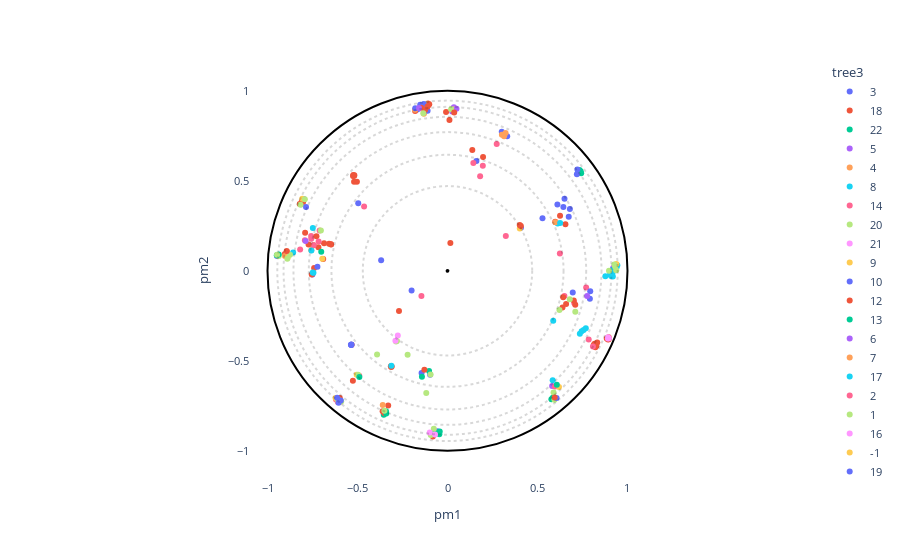

Notebook cell for this chart:
### Markdown cell above
# Projection visualization

### Code cell
# OPTIONS =================================================
title = ""
#----------------------------------------------------------
# Select the coloring from annotation .csv file:
labels_name = "tree3"
# Select classes to label among the "labels_name" or "second_labels_name" column (list of labels):
second_labels_name = ""
labels_text = []
show_text = True
#----------------------------------------------------------
# Use a custom color palette:
color_palette = None #Default: None
use_custom_palette = False
#==========================================================


#Check projection visualization parameters
#Labels name
if labels_name == "" and path_annotation == "dummy_annotation.csv":
    labels_name = "default"
elif labels_name == "":
    labels_name = None
elif labels_name not in annotation_names:
    raise NameError(f"labels_name {labels_name} is not in the availables annotations.\nAvailables annotations: {annotation_names}")
#Second labels name
if second_labels_name == "" and path_annotation == "dummy_annotation.csv":
    second_labels_name = "default"
elif second_labels_name == "":
    second_labels_name = None
elif second_labels_name not in annotation_names:
    raise NameError(f'"second_labels_name" {second_labels_name} is not in the availables annotations.\nAvailables annotations: {annotation_names}')

if not use_custom_palette:
    color_palette = None

#Plot graph
fig = plot_embedding_interactive(df_embedding, 
                                 labels_name = labels_name,
                                 second_labels_name = second_labels_name, 
                                 show_text = show_text,
                                 labels_text = labels_text,
                                 color_palette = color_palette, 
                                 title = title, 
                                 fontsize = 11)
fig.show()

### Figure 1 — Plotly figure (JSON) as saved in the notebook; plotly's stock layout.template omitted (floating-point values rounded to 4 significant figures; data arrays with more than 128 entries replaced by an {"elided": "..."} marker saying what was removed)
{"data": [{"customdata": [[5, 3, 3, 2, "Globin C, coelomic", "Globin", "Caudina arenicola", "Caudina", 2.101, "Echinodermata"], [4, 2, 3, 2, "Hemoglobin", "Hemoglobin", "Hemipholis cordifera", "Hemipholis", 2.327, "Echinodermata"], [4, 2, 3, 2, "Hemoglobin", "Hemoglobin", "Ophiactis simplex", "Ophiactis", 2.22, "Echinodermata"], [4, 2, 3, 2, "Hemoglobin", "Hemoglobin", "Ophiactis simplex", "Ophiactis", 2.262, "Echinodermata"], [-1, -1, 3, 2, "Extracellular globin 1", "Extracellular", "Metaphire sieboldi", "Metaphire", 2.434, "Annelida"]], "hovertemplate": "<b>%{hovertext}</b><br><br>tree3=%{customdata[2]}<br>pm1=%{x}<br>pm2=%{y}<br>tree1=%{customdata[0]}<br>tree2=%{customdata[1]}<br>tree4=%{customdata[3]}<br>full_name=%{customdata[4]}<br>short_name=%{customdata[5]}<br>full_species=%{customdata[6]}<br>short_species=%{customdata[7]}<br>evo_distance=%{customdata[8]}<br>Color_species=%{customdata[9]}<extra></extra>", "hovertext": [3, 3, 3, 3, 3], "legendgroup": "3", "marker": {"color": "#636efa", "symbol": "circle"}, "mode": "markers", "name": "3", "orientation": "v", "showlegend": true, "textposition": "top right", "type": "scatter", "x": [-0.1678, -0.7989, -0.3686, -0.812, -0.9474], "xaxis": "x", "y": [0.896, 0.3992, 0.0582, 0.3693, 0.08273], "yaxis": "y"}, {"customdata": {"elided": "33x10 mixed values"}, "hovertemplate": "<b>%{hovertext}</b><br><br>tree3=%{customdata[2]}<br>pm1=%{x}<br>pm2=%{y}<br>tree1=%{customdata[0]}<br>tree2=%{customdata[1]}<br>tree4=%{customdata[3]}<br>full_name=%{customdata[4]}<br>short_name=%{customdata[5]}<br>full_species=%{customdata[6]}<br>short_species=%{customdata[7]}<br>evo_distance=%{customdata[8]}<br>Color_species=%{customdata[9]}<extra></extra>", "hovertext": [18, 18, 18, 18, 18, 18, 18, 18, 18, 18, 18, 18, 18, 18, 18, 18, 18, 18, 18, 18, 18, 18, 18, 18, 18, 18, 18, 18, 18, 18, 18, 18, 18], "legendgroup": "18", "marker": {"color": "#EF553B", "symbol": "circle"}, "mode": "markers", "name": "18", "orientation": "v", "showlegend": true, "textposition": "top right", "type": "scatter", "x": [-0.6148, 0.827, -0.1479, -0.08137, -0.1084, 0.8219, -0.6859, -0.5325, -0.7172, -0.741, -0.8207, -0.7435, -0.3127, -0.1328, -0.9037, 0.8915, 0.8849, 0.8321, 0.8928, 0.8126, 0.8957, 0.8172, 0.8955, -0.1239, -0.1077, -0.8021, -0.81, -0.3295, 0.6388, 0.6253, -0.1799, -0.3147, -0.3099], "xaxis": "x", "y": [-0.7103, -0.4164, 0.9134, -0.9209, 0.9299, -0.4241, 0.1525, -0.4112, 0.131, 0.01542, 0.3714, 0.1419, -0.5342, 0.9051, 0.09367, -0.3818, -0.3757, -0.3986, -0.3743, -0.4116, -0.3688, -0.4058, -0.3801, 0.9151, 0.918, 0.3816, 0.3838, -0.7477, -0.2041, 0.3056, 0.8875, -0.5303, -0.5317], "yaxis": "y"}, {"customdata": [[-1, 40, 22, 11, "ACYPI007228 protein", "ACYPI007228", "Acyrthosiphon pisum", "Acyrthosiphon", 0.4446, "Arthropoda"], [10, 38, 22, 9, "Hemoglobin T1 polymer", "Hemoglobin", "Artemia salina", "Artemia", 1.847, "Arthropoda"], [10, 38, 22, 9, "Hemoglobin P polymer", "Hemoglobin", "Parartemia zietziana", "Parartemia", 1.919, "Arthropoda"], [11, 38, 22, 9, "Hemoglobin T1 polymer", "Hemoglobin", "Artemia salina", "Artemia", 1.781, "Arthropoda"], [11, 38, 22, 9, "Hemoglobin P polymer", "Hemoglobin", "Parartemia zietziana", "Parartemia", 1.74, "Arthropoda"], [11, 38, 22, 9, "Hemoglobin C1 polymer", "Hemoglobin", "Artemia salina", "Artemia", 1.703, "Arthropoda"], [-1, 38, 22, 9, "Hemoglobin P polymer", "Hemoglobin", "Parartemia zietziana", "Parartemia", 2.089, "Arthropoda"], [-1, 40, 22, 11, "Uncharacterized protein", "Uncharacterized", "Acyrthosiphon pisum", "Acyrthosiphon", 0.9009, "Arthropoda"]], "hovertemplate": "<b>%{hovertext}</b><br><br>tree3=%{customdata[2]}<br>pm1=%{x}<br>pm2=%{y}<br>tree1=%{customdata[0]}<br>tree2=%{customdata[1]}<br>tree4=%{customdata[3]}<br>full_name=%{customdata[4]}<br>short_name=%{customdata[5]}<br>full_species=%{customdata[6]}<br>short_species=%{customdata[7]}<br>evo_distance=%{customdata[8]}<br>Color_species=%{customdata[9]}<extra></extra>", "hovertext": [22, 22, 22, 22, 22, 22, 22, 22], "legendgroup": "22", "marker": {"color": "#00cc96", "symbol": "circle"}, "mode": "markers", "name": "22", "orientation": "v", "showlegend": true, "textposition": "top right", "type": "scatter", "x": [-0.3542, 0.732, 0.7395, 0.7257, 0.7332, 0.7427, 0.5846, 0.5772], "xaxis": "x", "y": [-0.7998, 0.5467, 0.5534, 0.5522, 0.5597, 0.5421, -0.7054, -0.7142], "yaxis": "y"}, {"customdata": [[13, 17, 5, 7, "Uncharacterized protein", "Uncharacterized", "Capitella teleta", "Capitella", 2.144, "Annelida"], [13, 17, 5, 7, "Uncharacterized protein", "Uncharacterized", "Capitella teleta", "Capitella", 2.237, "Annelida"], [-1, 17, 5, 7, "Uncharacterized protein (Fragment)", "Uncharacterized", "Capitella teleta", "Capitella", 2.669, "Annelida"], [-1, 17, 5, 7, "Uncharacterized protein", "Uncharacterized", "Capitella teleta", "Capitella", 2.428, "Annelida"]], "hovertemplate": "<b>%{hovertext}</b><br><br>tree3=%{customdata[2]}<br>pm1=%{x}<br>pm2=%{y}<br>tree1=%{customdata[0]}<br>tree2=%{customdata[1]}<br>tree4=%{customdata[3]}<br>full_name=%{customdata[4]}<br>short_name=%{customdata[5]}<br>full_species=%{customdata[6]}<br>short_species=%{customdata[7]}<br>evo_distance=%{customdata[8]}<br>Color_species=%{customdata[9]}<extra></extra>", "hovertext": [5, 5, 5, 5], "legendgroup": "5", "marker": {"color": "#ab63fa", "symbol": "circle"}, "mode": "markers", "name": "5", "orientation": "v", "showlegend": true, "textposition": "top right", "type": "scatter", "x": [-0.08573, 0.9207, 0.03528, 0.5813], "xaxis": "x", "y": [-0.9044, 0.01681, 0.9084, -0.6398], "yaxis": "y"}, {"customdata": [[-1, -1, 4, 7, "Uncharacterized protein", "Uncharacterized", "Capitella teleta", "Capitella", 2.502, "Annelida"], [-1, 7, 4, 7, "Cytoglobin 2", "Cytoglobin", "Crassostrea gigas", "Crassostrea", 2.349, "Mollusca"], [-1, 7, 4, 7, "Uncharacterized protein", "Uncharacterized", "Lottia gigantea", "Lottia", 2.433, "Mollusca"], [12, 6, 4, 7, "Protein CBR GLB 7", "Protein", "Caenorhabditis briggsae", "Caenorhabditis", 3.016, "Nematoda"], [12, 6, 4, 7, "Uncharacterized protein", "Uncharacterized", "Haemonchus placei", "Haemonchus", 3.29, "Nematoda"], [-1, 6, 4, 7, "Cre glb 30 protein", "Cre", "Ascaris suum", "Ascaris", 3.176, "Nematoda"], [-1, -1, 4, 7, "Globin like protein 26", "Globin", "Trichinella pseudospiralis", "Trichinella", 3.038, "Nematoda"], [-1, 6, 4, 7, "Uncharacterized protein", "Uncharacterized", "Ancylostoma ceylanicum", "Ancylostoma", 3.207, "Nematoda"]], "hovertemplate": "<b>%{hovertext}</b><br><br>tree3=%{customdata[2]}<br>pm1=%{x}<br>pm2=%{y}<br>tree1=%{customdata[0]}<br>tree2=%{customdata[1]}<br>tree4=%{customdata[3]}<br>full_name=%{customdata[4]}<br>short_name=%{customdata[5]}<br>full_species=%{customdata[6]}<br>short_species=%{customdata[7]}<br>evo_distance=%{customdata[8]}<br>Color_species=%{customdata[9]}<extra></extra>", "hovertext": [4, 4, 4, 4, 4, 4, 4, 4], "legendgroup": "4", "marker": {"color": "#FFA15A", "symbol": "circle"}, "mode": "markers", "name": "4", "orientation": "v", "showlegend": true, "textposition": "top right", "type": "scatter", "x": [-0.3599, -0.9457, -0.1805, -0.7569, -0.1312, -0.129, -0.891, -0.9031], "xaxis": "x", "y": [-0.7455, 0.08608, 0.8952, 0.1135, 0.8727, 0.8808, 0.1044, 0.08244], "yaxis": "y"}, {"customdata": {"elided": "15x10 mixed values"}, "hovertemplate": "<b>%{hovertext}</b><br><br>tree3=%{customdata[2]}<br>pm1=%{x}<br>pm2=%{y}<br>tree1=%{customdata[0]}<br>tree2=%{customdata[1]}<br>tree4=%{customdata[3]}<br>full_name=%{customdata[4]}<br>short_name=%{customdata[5]}<br>full_species=%{customdata[6]}<br>short_species=%{customdata[7]}<br>evo_distance=%{customdata[8]}<br>Color_species=%{customdata[9]}<extra></extra>", "hovertext": [8, 8, 8, 8, 8, 8, 8, 8, 8, 8, 8, 8, 8, 8, 8], "legendgroup": "8", "marker": {"color": "#19d3f3", "symbol": "circle"}, "mode": "markers", "name": "8", "orientation": "v", "showlegend": true, "textposition": "top right", "type": "scatter", "x": [0.6121, 0.9392, 0.7353, 0.7453, 0.7562, 0.7683, 0.9167, 0.9087, 0.9342, 0.877, 0.9186, 0.9029, 0.9437, 0.9161, -0.3118], "xaxis": "x", "y": [0.2628, 0.01895, -0.3492, -0.3365, -0.3288, -0.3198, -0.01281, -0.02951, 0.02844, -0.03, -0.03103, -0.0191, 0.0311, 0.004005, -0.5282], "yaxis": "y"}, {"customdata": [[-1, 23, 14, 6, "Globin", "Globin", "Branchiostoma floridae", "Branchiostoma", 2.133, "Chordata"], [34, 23, 14, 6, "Globin", "Globin", "Branchiostoma floridae", "Branchiostoma", 2.166, "Chordata"], [33, 24, 14, 6, "Uncharacterized protein", "Uncharacterized", "Ciona savignyi", "Ciona", 2.805, "Chordata"], [33, 24, 14, 6, "Uncharacterized protein", "Uncharacterized", "Ciona intestinalis", "Ciona", 2.811, "Chordata"], [33, 24, 14, 6, "Globin", "Globin", "Ciona intestinalis", "Ciona", 2.838, "Chordata"], [33, 24, 14, 6, "Uncharacterized protein", "Uncharacterized", "Ciona savignyi", "Ciona", 2.966, "Chordata"], [35, 24, 14, 6, "Uncharacterized protein", "Uncharacterized", "Ciona savignyi", "Ciona", 2.658, "Chordata"], [35, 24, 14, 6, "Globin", "Globin", "Ciona intestinalis", "Ciona", 2.609, "Chordata"], [34, 23, 14, 6, "Putative uncharacterized protein", "Putative", "Branchiostoma floridae", "Branchiostoma", 2.38, "Chordata"], [34, 23, 14, 6, "Putative uncharacterized protein", "Putative", "Branchiostoma floridae", "Branchiostoma", 2.388, "Chordata"], [-1, -1, 14, 6, "Neuroglobin like protein", "Neuroglobin", "Saccoglossus kowalevskii", "Saccoglossus", 2.36, "Hemichordata"], [-1, 24, 14, 6, "Globin", "Globin", "Ciona intestinalis", "Ciona", 3.129, "Chordata"]], "hovertemplate": "<b>%{hovertext}</b><br><br>tree3=%{customdata[2]}<br>pm1=%{x}<br>pm2=%{y}<br>tree1=%{customdata[0]}<br>tree2=%{customdata[1]}<br>tree4=%{customdata[3]}<br>full_name=%{customdata[4]}<br>short_name=%{customdata[5]}<br>full_species=%{customdata[6]}<br>short_species=%{customdata[7]}<br>evo_distance=%{customdata[8]}<br>Color_species=%{customdata[9]}<extra></extra>", "hovertext": [14, 14, 14, 14, 14, 14, 14, 14, 14, 14, 14, 14], "legendgroup": "14", "marker": {"color": "#FF6692", "symbol": "circle"}, "mode": "markers", "name": "14", "orientation": "v", "showlegend": true, "textposition": "top right", "type": "scatter", "x": [-0.6195, -0.1449, -0.7576, -0.7569, -0.7923, -0.7436, 0.6242, 0.704, 0.6495, 0.7703, -0.6093, 0.5973], "xaxis": "x", "y": [-0.7145, -0.1396, 0.1935, 0.1778, 0.1701, 0.1419, 0.09558, -0.1784, -0.1395, -0.09316, -0.7291, -0.6433], "yaxis": "y"}, {"customdata": [[-1, 39, 20, 10, "Uncharacterized protein", "Uncharacterized", "Strongylocentrotus purpuratus", "Strongylocentrotus", 1.753, "Echinodermata"], [-1, 39, 20, 7, "Putative uncharacterized protein", "Putative", "Branchiostoma floridae", "Branchiostoma", 1.933, "Chordata"], [-1, -1, 20, 7, "Putative uncharacterized protein", "Putative", "Trichoplax adhaerens", "Trichoplax", 2.316, "Placozoa"], [23, 16, 20, 7, "Uncharacterized protein", "Uncharacterized", "Arion vulgaris", "Arion", 2.609, "Mollusca"], [-1, 16, 20, 7, "Uncharacterized protein", "Uncharacterized", "Lottia gigantea", "Lottia", 2.73, "Mollusca"], [23, 16, 20, 7, "Cytoglobin 1", "Cytoglobin", "Crassostrea gigas", "Crassostrea", 2.855, "Mollusca"], [23, 16, 20, 7, "Uncharacterized protein", "Uncharacterized", "Lottia gigantea", "Lottia", 2.731, "Mollusca"]], "hovertemplate": "<b>%{hovertext}</b><br><br>tree3=%{customdata[2]}<br>pm1=%{x}<br>pm2=%{y}<br>tree1=%{customdata[0]}<br>tree2=%{customdata[1]}<br>tree4=%{customdata[3]}<br>full_name=%{customdata[4]}<br>short_name=%{customdata[5]}<br>full_species=%{customdata[6]}<br>short_species=%{customdata[7]}<br>evo_distance=%{customdata[8]}<br>Color_species=%{customdata[9]}<extra></extra>", "hovertext": [20, 20, 20, 20, 20, 20, 20], "legendgroup": "20", "marker": {"color": "#B6E880", "symbol": "circle"}, "mode": "markers", "name": "20", "orientation": "v", "showlegend": true, "textposition": "top right", "type": "scatter", "x": [0.5942, -0.1173, -0.9376, -0.2859, -0.2808, 0.71, 0.5891], "xaxis": "x", "y": [-0.716, 0.9243, 0.08174, -0.3923, -0.3904, -0.2271, -0.6763], "yaxis": "y"}, {"customdata": [[-1, 37, 21, 10, "Uncharacterized protein", "Uncharacterized", "Lutzomyia longipalpis", "Lutzomyia", 1.946, "Arthropoda"], [47, 36, 21, 10, "Putative hemoglobin like flavoprotein (Fragment)", "Hemoglobin", "Rhodnius neglectus", "Rhodnius", 1.846, "Arthropoda"], [47, 36, 21, 10, "Putative hemoglobin like flavoprotein (Fragment)", "Hemoglobin", "Triatoma infestans", "Triatoma", 1.904, "Arthropoda"], [-1, 37, 21, 10, "Uncharacterized protein", "Uncharacterized", "Glossina morsitans", "Glossina", 2.019, "Arthropoda"]], "hovertemplate": "<b>%{hovertext}</b><br><br>tree3=%{customdata[2]}<br>pm1=%{x}<br>pm2=%{y}<br>tree1=%{customdata[0]}<br>tree2=%{customdata[1]}<br>tree4=%{customdata[3]}<br>full_name=%{customdata[4]}<br>short_name=%{customdata[5]}<br>full_species=%{customdata[6]}<br>short_species=%{customdata[7]}<br>evo_distance=%{customdata[8]}<br>Color_species=%{customdata[9]}<extra></extra>", "hovertext": [21, 21, 21, 21], "legendgroup": "21", "marker": {"color": "#FF97FF", "symbol": "circle"}, "mode": "markers", "name": "21", "orientation": "v", "showlegend": true, "textposition": "top right", "type": "scatter", "x": [0.8963, 0.8914, 0.8912, -0.1376], "xaxis": "x", "y": [-0.3748, -0.3695, -0.3765, 0.8958], "yaxis": "y"}, {"customdata": [[-1, -1, 9, 3, "Uncharacterized protein", "Uncharacterized", "Amphimedon queenslandica", "Amphimedon", 2.522, "Porifera"], [14, 10, 9, 3, "Uncharacterized protein", "Uncharacterized", "Strongylocentrotus purpuratus", "Strongylocentrotus", 2.654, "Echinodermata"], [-1, -1, 9, 3, "Uncharacterized protein", "Uncharacterized", "Micromonas commoda", "Micromonas", 2.71, "Viridiplantae"], [14, 10, 9, 3, "Uncharacterized protein", "Uncharacterized", "Strongylocentrotus purpuratus", "Strongylocentrotus", 2.587, "Echinodermata"], [-1, 10, 9, 3, "Uncharacterized protein", "Uncharacterized", "Strongylocentrotus purpuratus", "Strongylocentrotus", 2.519, "Echinodermata"], [14, 10, 9, 3, "Uncharacterized protein", "Uncharacterized", "Strongylocentrotus purpuratus", "Strongylocentrotus", 2.276, "Echinodermata"], [14, 10, 9, 3, "Uncharacterized protein", "Uncharacterized", "Strongylocentrotus purpuratus", "Strongylocentrotus", 2.867, "Echinodermata"]], "hovertemplate": "<b>%{hovertext}</b><br><br>tree3=%{customdata[2]}<br>pm1=%{x}<br>pm2=%{y}<br>tree1=%{customdata[0]}<br>tree2=%{customdata[1]}<br>tree4=%{customdata[3]}<br>full_name=%{customdata[4]}<br>short_name=%{customdata[5]}<br>full_species=%{customdata[6]}<br>short_species=%{customdata[7]}<br>evo_distance=%{customdata[8]}<br>Color_species=%{customdata[9]}<extra></extra>", "hovertext": [9, 9, 9, 9, 9, 9, 9], "legendgroup": "9", "marker": {"color": "#FECB52", "symbol": "circle"}, "mode": "markers", "name": "9", "orientation": "v", "showlegend": true, "textposition": "top right", "type": "scatter", "x": [0.03997, 0.9384, 0.6194, -0.5044, -0.8067, -0.6219, -0.8883], "xaxis": "x", "y": [0.8978, 0.03816, -0.6453, -0.578, 0.4005, -0.706, 0.07385], "yaxis": "y"}, {"customdata": {"elided": "31x10 mixed values"}, "hovertemplate": "<b>%{hovertext}</b><br><br>tree3=%{customdata[2]}<br>pm1=%{x}<br>pm2=%{y}<br>tree1=%{customdata[0]}<br>tree2=%{customdata[1]}<br>tree4=%{customdata[3]}<br>full_name=%{customdata[4]}<br>short_name=%{customdata[5]}<br>full_species=%{customdata[6]}<br>short_species=%{customdata[7]}<br>evo_distance=%{customdata[8]}<br>Color_species=%{customdata[9]}<extra></extra>", "hovertext": [10, 10, 10, 10, 10, 10, 10, 10, 10, 10, 10, 10, 10, 10, 10, 10, 10, 10, 10, 10, 10, 10, 10, 10, 10, 10, 10, 10, 10, 10, 10], "legendgroup": "10", "marker": {"color": "#636efa", "symbol": "circle"}, "mode": "markers", "name": "10", "orientation": "v", "showlegend": true, "textposition": "top right", "type": "scatter", "x": [0.65, -0.4959, 0.791, 0.1606, 0.4081, 0.7217, 0.6106, -0.1315, 0.3318, 0.3014, -0.5343, -0.1516, -0.5365, -0.534, -0.5347, -0.1995, 0.6436, 0.6736, 0.5278, 0.6799, -0.7227, -0.7503, -0.786, -0.09645, -0.05575, -0.144, 0.793, -0.1793, 0.7188, 0.6059, -0.1106], "xaxis": "x", "y": [0.4002, 0.3759, -0.1556, 0.6101, 0.2388, 0.5633, 0.3678, 0.9268, 0.747, 0.7724, -0.4111, 0.9229, -0.4105, -0.4093, -0.4126, -0.1091, 0.3542, 0.2998, 0.2921, 0.3432, 0.02316, -0.02098, 0.3546, -0.5774, -0.8916, -0.5677, -0.1133, 0.9033, 0.5358, -0.7064, 0.889], "yaxis": "y"}, {"customdata": {"elided": "36x10 mixed values"}, "hovertemplate": "<b>%{hovertext}</b><br><br>tree3=%{customdata[2]}<br>pm1=%{x}<br>pm2=%{y}<br>tree1=%{customdata[0]}<br>tree2=%{customdata[1]}<br>tree4=%{customdata[3]}<br>full_name=%{customdata[4]}<br>short_name=%{customdata[5]}<br>full_species=%{customdata[6]}<br>short_species=%{customdata[7]}<br>evo_distance=%{customdata[8]}<br>Color_species=%{customdata[9]}<extra></extra>", "hovertext": [12, 12, 12, 12, 12, 12, 12, 12, 12, 12, 12, 12, 12, 12, 12, 12, 12, 12, 12, 12, 12, 12, 12, 12, 12, 12, 12, 12, 12, 12, 12, 12, 12, 12, 12, 12], "legendgroup": "12", "marker": {"color": "#EF553B", "symbol": "circle"}, "mode": "markers", "name": "12", "orientation": "v", "showlegend": true, "textposition": "top right", "type": "scatter", "x": [-0.1118, -0.1248, 0.1975, -0.1462, 0.5951, 0.0109, -0.007971, -0.2695, -0.647, -0.6579, -0.6469, -0.3604, -0.5256, 0.6589, -0.7911, 0.6426, 0.1378, 0.6551, 0.5986, -0.1014, -0.5232, -0.5175, -0.5249, -0.5033, -0.5191, 0.7017, -0.6907, -0.728, -0.5198, 0.01592, -0.7719, -0.7541, -0.3514, 0.7098, -0.5982, -0.5987], "xaxis": "x", "y": [0.9117, 0.8938, 0.6318, 0.9064, -0.7039, 0.8384, 0.8818, -0.2236, 0.148, 0.1503, 0.1455, -0.7797, -0.6105, -0.1849, 0.2112, -0.1473, 0.6706, 0.2593, 0.2731, 0.9251, 0.5322, 0.5307, 0.5272, 0.4952, 0.4954, -0.1647, 0.0659, 0.1925, 0.5267, 0.1549, 0.1464, -0.02024, -0.7899, -0.1892, -0.7069, -0.7276], "yaxis": "y"}, {"customdata": [[-1, 18, 13, 5, "Uncharacterized protein", "Uncharacterized", "Lepisosteus oculatus", "Lepisosteus", 2.353, "Chordata"], [27, 19, 13, 5, "Hemoglobin subunit alpha", "Hemoglobin", "Cavia porcellus", "Cavia", 2.682, "Chordata"], [27, 19, 13, 5, "Hemoglobin subunit alpha 2", "Hemoglobin", "Scalopus aquaticus", "Scalopus", 2.595, "Chordata"], [26, 19, 13, 5, "Uncharacterized protein", "Uncharacterized", "Neotoma lepida", "Neotoma", 2.638, "Chordata"], [25, 18, 13, 5, "Globin Y", "Globin", "Callorhinchus milii", "Callorhinchus", 2.515, "Chordata"], [25, 18, 13, 5, "Uncharacterized protein", "Uncharacterized", "Latimeria chalumnae", "Latimeria", 2.299, "Chordata"], [24, 18, 13, 5, "Uncharacterized protein", "Uncharacterized", "Xenopus tropicalis", "Xenopus", 2.514, "Chordata"], [24, 18, 13, 5, "Globin Y", "Globin", "Xenopus laevis", "Xenopus", 2.456, "Chordata"], [-1, 18, 13, 5, "Uncharacterized protein", "Uncharacterized", "Pelodiscus sinensis", "Pelodiscus", 2.698, "Chordata"], [26, 19, 13, 5, "Hemoglobin subunit rho", "Hemoglobin", "Alligator mississippiensis", "Alligator", 2.984, "Chordata"], [26, 19, 13, 5, "Uncharacterized protein", "Uncharacterized", "Nomascus leucogenys", "Nomascus", 2.77, "Chordata"]], "hovertemplate": "<b>%{hovertext}</b><br><br>tree3=%{customdata[2]}<br>pm1=%{x}<br>pm2=%{y}<br>tree1=%{customdata[0]}<br>tree2=%{customdata[1]}<br>tree4=%{customdata[3]}<br>full_name=%{customdata[4]}<br>short_name=%{customdata[5]}<br>full_species=%{customdata[6]}<br>short_species=%{customdata[7]}<br>evo_distance=%{customdata[8]}<br>Color_species=%{customdata[9]}<extra></extra>", "hovertext": [13, 13, 13, 13, 13, 13, 13, 13, 13, 13, 13], "legendgroup": "13", "marker": {"color": "#00cc96", "symbol": "circle"}, "mode": "markers", "name": "13", "orientation": "v", "showlegend": true, "textposition": "top right", "type": "scatter", "x": [-0.9376, -0.142, -0.1024, -0.05982, -0.3404, -0.07914, -0.3416, -0.0432, -0.0454, 0.6074, -0.9484], "xaxis": "x", "y": [0.09065, -0.5883, -0.5568, -0.9017, -0.7932, -0.8988, -0.7804, -0.8934, -0.9082, -0.6334, 0.08646], "yaxis": "y"}, {"customdata": [[-1, -1, 6, 3, "Globin", "Globin", "Gemmatirosa kalamazoonesis", "Gemmatirosa", 2.905, "Bacteria"], [-1, 9, 6, 3, "Globin", "Globin", "Gemmatirosa kalamazoonesis", "Gemmatirosa", 3.007, "Bacteria"], [-1, 9, 6, 3, "Hemin receptor", "Hemin", "Halothiobacillus sp.", "Halothiobacillus", 2.535, "Bacteria"], [15, 8, 6, 3, "ARAD1D45562p", "ARAD1D45562p", "Blastobotrys adeninivorans", "Blastobotrys", 3.652, "Fungi"], [15, 8, 6, 3, "CYFA0S05e02454g1_1", "CYFA0S05e02454g1_1", "Cyberlindnera fabianii", "Cyberlindnera", 4.119, "Fungi"]], "hovertemplate": "<b>%{hovertext}</b><br><br>tree3=%{customdata[2]}<br>pm1=%{x}<br>pm2=%{y}<br>tree1=%{customdata[0]}<br>tree2=%{customdata[1]}<br>tree4=%{customdata[3]}<br>full_name=%{customdata[4]}<br>short_name=%{customdata[5]}<br>full_species=%{customdata[6]}<br>short_species=%{customdata[7]}<br>evo_distance=%{customdata[8]}<br>Color_species=%{customdata[9]}<extra></extra>", "hovertext": [6, 6, 6, 6, 6], "legendgroup": "6", "marker": {"color": "#ab63fa", "symbol": "circle"}, "mode": "markers", "name": "6", "orientation": "v", "showlegend": true, "textposition": "top right", "type": "scatter", "x": [-0.7886, 0.04994, 0.7758, 0.02569, -0.1586], "xaxis": "x", "y": [0.1661, 0.9, -0.1407, 0.8855, 0.9051], "yaxis": "y"}, {"customdata": [[-1, 15, 7, 4, "Predicted protein", "Predicted", "Nematostella vectensis", "Nematostella", 3.063, "Cnidaria"], [20, 15, 7, 4, "Predicted protein", "Predicted", "Nematostella vectensis", "Nematostella", 2.696, "Cnidaria"], [-1, 15, 7, 4, "Predicted protein", "Predicted", "Nematostella vectensis", "Nematostella", 2.747, "Cnidaria"], [20, 15, 7, 4, "Predicted protein", "Predicted", "Nematostella vectensis", "Nematostella", 2.467, "Cnidaria"]], "hovertemplate": "<b>%{hovertext}</b><br><br>tree3=%{customdata[2]}<br>pm1=%{x}<br>pm2=%{y}<br>tree1=%{customdata[0]}<br>tree2=%{customdata[1]}<br>tree4=%{customdata[3]}<br>full_name=%{customdata[4]}<br>short_name=%{customdata[5]}<br>full_species=%{customdata[6]}<br>short_species=%{customdata[7]}<br>evo_distance=%{customdata[8]}<br>Color_species=%{customdata[9]}<extra></extra>", "hovertext": [7, 7, 7, 7], "legendgroup": "7", "marker": {"color": "#FFA15A", "symbol": "circle"}, "mode": "markers", "name": "7", "orientation": "v", "showlegend": true, "textposition": "top right", "type": "scatter", "x": [0.5998, 0.3022, 0.3227, 0.3143], "xaxis": "x", "y": [0.2696, 0.7562, 0.7655, 0.7471], "yaxis": "y"}, {"customdata": [[43, 31, 17, 10, "Globin 2 A chain", "Globin", "Anadara inaequivalvis", "Anadara", 2.939, "Mollusca"], [-1, -1, 17, 10, "Nerve hemoglobin", "Hemoglobin", "Spisula solidissima", "Spisula", 2.929, "Mollusca"], [-1, 31, 17, 10, "Hemoglobin (Heterodimeric)", "Hemoglobin", "Barbatia virescens", "Barbatia", 2.81, "Mollusca"], [43, 31, 17, 10, "Globin, minor", "Globin,", "Anadara trapezia", "Anadara", 3.279, "Mollusca"], [43, 31, 17, 10, "Globin 2 B chain", "Globin", "Anadara inaequivalvis", "Anadara", 3.138, "Mollusca"], [-1, -1, 17, 10, "Hemoglobin II", "Hemoglobin", "Phacoides pectinatus", "Phacoides", 2.946, "Mollusca"], [44, 30, 17, 10, "Two domain chain of the polymeric hemoglobin (Intracellular)", "Hemoglobin", "Barbatia lima", "Barbatia", 2.721, "Mollusca"], [44, 30, 17, 10, "Hemoglobin (2 domain)", "Hemoglobin", "Barbatia lima", "Barbatia", 2.732, "Mollusca"]], "hovertemplate": "<b>%{hovertext}</b><br><br>tree3=%{customdata[2]}<br>pm1=%{x}<br>pm2=%{y}<br>tree1=%{customdata[0]}<br>tree2=%{customdata[1]}<br>tree4=%{customdata[3]}<br>full_name=%{customdata[4]}<br>short_name=%{customdata[5]}<br>full_species=%{customdata[6]}<br>short_species=%{customdata[7]}<br>evo_distance=%{customdata[8]}<br>Color_species=%{customdata[9]}<extra></extra>", "hovertext": [17, 17, 17, 17, 17, 17, 17, 17], "legendgroup": "17", "marker": {"color": "#19d3f3", "symbol": "circle"}, "mode": "markers", "name": "17", "orientation": "v", "showlegend": true, "textposition": "top right", "type": "scatter", "x": [-0.7447, -0.7489, -0.7562, -0.7482, -0.8577, 0.6258, 0.5842, 0.5874], "xaxis": "x", "y": [-0.01083, -0.009368, 0.1129, 0.2379, 0.1022, 0.2655, -0.6083, -0.277], "yaxis": "y"}, {"customdata": [[2, 1, 2, 1, "Globin 2", "Globin", "Chironomus riparius", "Chironomus", 2.7, "Arthropoda"], [1, 1, 2, 1, "Globin", "Globin", "Polypedilum nubifer", "Polypedilum", 2.361, "Arthropoda"], [1, 1, 2, 1, "Globin", "Globin", "Polypedilum vanderplanki", "Polypedilum", 2.438, "Arthropoda"], [3, 1, 2, 1, "Globin", "Globin", "Polypedilum vanderplanki", "Polypedilum", 2.218, "Arthropoda"], [2, 1, 2, 1, "Globin", "Globin", "Polypedilum nubifer", "Polypedilum", 2.475, "Arthropoda"], [3, 1, 2, 1, "Globin", "Globin", "Polypedilum nubifer", "Polypedilum", 2.358, "Arthropoda"], [3, 1, 2, 1, "Globin", "Globin", "Polypedilum vanderplanki", "Polypedilum", 2.284, "Arthropoda"], [3, 1, 2, 1, "Globin 11", "Globin", "Chironomus riparius", "Chironomus", 2.3, "Arthropoda"], [1, 1, 2, 1, "ORF E protein", "ORF", "Chironomus tentans", "Chironomus", 2.859, "Arthropoda"], [1, 1, 2, 1, "Globin", "Globin", "Polypedilum nubifer", "Polypedilum", 2.567, "Arthropoda"], [1, 1, 2, 1, "Globin", "Globin", "Polypedilum nubifer", "Polypedilum", 2.577, "Arthropoda"], [-1, -1, 2, 1, "Globin", "Globin", "Nerita albicilla", "Nerita", 2.087, "Mollusca"]], "hovertemplate": "<b>%{hovertext}</b><br><br>tree3=%{customdata[2]}<br>pm1=%{x}<br>pm2=%{y}<br>tree1=%{customdata[0]}<br>tree2=%{customdata[1]}<br>tree4=%{customdata[3]}<br>full_name=%{customdata[4]}<br>short_name=%{customdata[5]}<br>full_species=%{customdata[6]}<br>short_species=%{customdata[7]}<br>evo_distance=%{customdata[8]}<br>Color_species=%{customdata[9]}<extra></extra>", "hovertext": [2, 2, 2, 2, 2, 2, 2, 2, 2, 2, 2, 2], "legendgroup": "2", "marker": {"color": "#FF6692", "symbol": "circle"}, "mode": "markers", "name": "2", "orientation": "v", "showlegend": true, "textposition": "top right", "type": "scatter", "x": [-0.8186, -0.7159, -0.7105, -0.4634, 0.1812, 0.2734, 0.8081, 0.7844, 0.1962, -0.4903, 0.1436, 0.324], "xaxis": "x", "y": [0.1185, 0.1631, 0.2245, 0.3568, 0.5253, 0.7052, -0.4204, -0.3814, 0.5832, -0.5825, 0.5989, 0.1929], "yaxis": "y"}, {"customdata": {"elided": "24x10 mixed values"}, "hovertemplate": "<b>%{hovertext}</b><br><br>tree3=%{customdata[2]}<br>pm1=%{x}<br>pm2=%{y}<br>tree1=%{customdata[0]}<br>tree2=%{customdata[1]}<br>tree4=%{customdata[3]}<br>full_name=%{customdata[4]}<br>short_name=%{customdata[5]}<br>full_species=%{customdata[6]}<br>short_species=%{customdata[7]}<br>evo_distance=%{customdata[8]}<br>Color_species=%{customdata[9]}<extra></extra>", "hovertext": [1, 1, 1, 1, 1, 1, 1, 1, 1, 1, 1, 1, 1, 1, 1, 1, 1, 1, 1, 1, 1, 1, 1, 1], "legendgroup": "1", "marker": {"color": "#B6E880", "symbol": "circle"}, "mode": "markers", "name": "1", "orientation": "v", "showlegend": true, "textposition": "top right", "type": "scatter", "x": [-0.8165, -0.7927, -0.7035, -0.09397, -0.09309, -0.3507, -0.2217, -0.118, -0.07602, -0.3913, 0.6793, 0.8973, 0.9373, 0.9306, -0.4965, 0.9269, -0.9471, -0.8899, -0.5905, -0.6091, -0.8749, 0.02031, 0.6219, -0.1346], "xaxis": "x", "y": [0.3666, 0.3981, 0.2234, -0.5756, -0.9127, -0.7778, -0.466, -0.6788, -0.8779, -0.4646, -0.1584, -6.017e-05, 0.003347, 0.02367, -0.5781, 0.03531, 0.08976, 0.06743, -0.7254, -0.7188, 0.0888, 0.8972, -0.2178, 0.8749], "yaxis": "y"}, {"customdata": [[42, 32, 16, 10, "Globin", "Globin", "Nassarius mutabilis", "Nassarius", 2.693, "Mollusca"], [41, 32, 16, 10, "Uncharacterized protein", "Uncharacterized", "Lottia gigantea", "Lottia", 2.31, "Mollusca"], [41, 32, 16, 10, "Uncharacterized protein", "Uncharacterized", "Lottia gigantea", "Lottia", 2.327, "Mollusca"], [42, 32, 16, 10, "Globin", "Globin", "Cerithidea rhizophorarum", "Cerithidea", 2.814, "Mollusca"]], "hovertemplate": "<b>%{hovertext}</b><br><br>tree3=%{customdata[2]}<br>pm1=%{x}<br>pm2=%{y}<br>tree1=%{customdata[0]}<br>tree2=%{customdata[1]}<br>tree4=%{customdata[3]}<br>full_name=%{customdata[4]}<br>short_name=%{customdata[5]}<br>full_species=%{customdata[6]}<br>short_species=%{customdata[7]}<br>evo_distance=%{customdata[8]}<br>Color_species=%{customdata[9]}<extra></extra>", "hovertext": [16, 16, 16, 16], "legendgroup": "16", "marker": {"color": "#FF97FF", "symbol": "circle"}, "mode": "markers", "name": "16", "orientation": "v", "showlegend": true, "textposition": "top right", "type": "scatter", "x": [-0.06921, -0.09871, -0.2893, -0.276], "xaxis": "x", "y": [-0.909, -0.8985, -0.389, -0.3601], "yaxis": "y"}, {"customdata": [[-1, -1, -1, 8, "Globin (Fragment)", "Globin", "Operophtera brumata", "Operophtera", 2.592, "Arthropoda"], [-1, -1, -1, 3, "Predicted protein", "Predicted", "Nematostella vectensis", "Nematostella", 3.137, "Cnidaria"], [-1, -1, -1, 2, "Putative di domain hemoglobin (Fragment)", "Hemoglobin", "Daphnia magna", "Daphnia", 2.525, "Arthropoda"]], "hovertemplate": "<b>%{hovertext}</b><br><br>tree3=%{customdata[2]}<br>pm1=%{x}<br>pm2=%{y}<br>tree1=%{customdata[0]}<br>tree2=%{customdata[1]}<br>tree4=%{customdata[3]}<br>full_name=%{customdata[4]}<br>short_name=%{customdata[5]}<br>full_species=%{customdata[6]}<br>short_species=%{customdata[7]}<br>evo_distance=%{customdata[8]}<br>Color_species=%{customdata[9]}<extra></extra>", "hovertext": [-1, -1, -1], "legendgroup": "-1", "marker": {"color": "#FECB52", "symbol": "circle"}, "mode": "markers", "name": "-1", "orientation": "v", "showlegend": true, "textposition": "top right", "type": "scatter", "x": [-0.6035, -0.6956, 0.4015], "xaxis": "x", "y": [-0.7185, 0.06668, 0.2347], "yaxis": "y"}, {"customdata": [[46, 35, 19, 10, "Globin", "Globin", "Ancylostoma ceylanicum", "Ancylostoma", 2.23, "Nematoda"], [46, 35, 19, 10, "Uncharacterized protein", "Uncharacterized", "Angiostrongylus costaricensis", "Angiostrongylus", 2.134, "Nematoda"], [46, 35, 19, 10, "Globin", "Globin", "Necator americanus", "Necator", 2.352, "Nematoda"], [-1, -1, 19, 10, "Cytoglobin1like [Saccoglossus kowalevskii]", "Cytoglobin", "Lepeophtheirus salmonis", "Lepeophtheirus", 2.176, "Arthropoda"]], "hovertemplate": "<b>%{hovertext}</b><br><br>tree3=%{customdata[2]}<br>pm1=%{x}<br>pm2=%{y}<br>tree1=%{customdata[0]}<br>tree2=%{customdata[1]}<br>tree4=%{customdata[3]}<br>full_name=%{customdata[4]}<br>short_name=%{customdata[5]}<br>full_species=%{customdata[6]}<br>short_species=%{customdata[7]}<br>evo_distance=%{customdata[8]}<br>Color_species=%{customdata[9]}<extra></extra>", "hovertext": [19, 19, 19, 19], "legendgroup": "19", "marker": {"color": "#636efa", "symbol": "circle"}, "mode": "markers", "name": "19", "orientation": "v", "showlegend": true, "textposition": "top right", "type": "scatter", "x": [-0.5931, -0.6133, -0.6052, 0.6959], "xaxis": "x", "y": [-0.7202, -0.7052, -0.7326, -0.1212], "yaxis": "y"}, {"customdata": [[32, 22, 11, 5, "Hemoglobin (Fragment)", "Hemoglobin", "Biomphalaria glabrata", "Biomphalaria", 3.485, "Mollusca"], [32, 22, 11, 5, "Uncharacterized protein", "Uncharacterized", "Biomphalaria glabrata", "Biomphalaria", 3.638, "Mollusca"], [32, 22, 11, 5, "Uncharacterized protein", "Uncharacterized", "Biomphalaria glabrata", "Biomphalaria", 3.384, "Mollusca"], [32, 22, 11, 5, "Haemoglobin type 1", "Hemoglobin", "Biomphalaria glabrata", "Biomphalaria", 3.532, "Mollusca"], [32, 22, 11, 5, "Uncharacterized protein", "Uncharacterized", "Biomphalaria glabrata", "Biomphalaria", 3.615, "Mollusca"]], "hovertemplate": "<b>%{hovertext}</b><br><br>tree3=%{customdata[2]}<br>pm1=%{x}<br>pm2=%{y}<br>tree1=%{customdata[0]}<br>tree2=%{customdata[1]}<br>tree4=%{customdata[3]}<br>full_name=%{customdata[4]}<br>short_name=%{customdata[5]}<br>full_species=%{customdata[6]}<br>short_species=%{customdata[7]}<br>evo_distance=%{customdata[8]}<br>Color_species=%{customdata[9]}<extra></extra>", "hovertext": [11, 11, 11, 11, 11], "legendgroup": "11", "marker": {"color": "#EF553B", "symbol": "circle"}, "mode": "markers", "name": "11", "orientation": "v", "showlegend": true, "textposition": "top right", "type": "scatter", "x": [-0.8933, 0.4075, 0.4014, 0.03716, -0.1284], "xaxis": "x", "y": [0.1101, 0.2485, 0.2544, 0.8796, -0.5496], "yaxis": "y"}, {"customdata": [[-1, 25, 15, 8, "Metalloendopeptidase", "Metalloendopeptidase", "Globodera pallida", "Globodera", 2.866, "Nematoda"], [-1, 25, 15, 8, "Uncharacterized protein", "Uncharacterized", "Strongyloides stercoralis", "Strongyloides", 3.193, "Nematoda"]], "hovertemplate": "<b>%{hovertext}</b><br><br>tree3=%{customdata[2]}<br>pm1=%{x}<br>pm2=%{y}<br>tree1=%{customdata[0]}<br>tree2=%{customdata[1]}<br>tree4=%{customdata[3]}<br>full_name=%{customdata[4]}<br>short_name=%{customdata[5]}<br>full_species=%{customdata[6]}<br>short_species=%{customdata[7]}<br>evo_distance=%{customdata[8]}<br>Color_species=%{customdata[9]}<extra></extra>", "hovertext": [15, 15], "legendgroup": "15", "marker": {"color": "#00cc96", "symbol": "circle"}, "mode": "markers", "name": "15", "orientation": "v", "showlegend": true, "textposition": "top right", "type": "scatter", "x": [-0.4897, -0.7014], "xaxis": "x", "y": [-0.5899, 0.1063], "yaxis": "y"}], "layout": {"autosize": true, "font": {"size": 11}, "legend": {"title": {"text": "tree3"}, "tracegroupgap": 0}, "margin": {"t": 60}, "plot_bgcolor": "rgba(0, 0, 0, 0)", "shapes": [{"line": {"color": "black", "dash": "dot"}, "opacity": 0.15, "type": "circle", "x0": -0.4706, "x1": 0.4706, "y0": -0.4706, "y1": 0.4706}, {"line": {"color": "black", "dash": "dot"}, "opacity": 0.15, "type": "circle", "x0": -0.6447, "x1": 0.6447, "y0": -0.6447, "y1": 0.6447}, {"line": {"color": "black", "dash": "dot"}, "opacity": 0.15, "type": "circle", "x0": -0.7705, "x1": 0.7705, "y0": -0.7705, "y1": 0.7705}, {"line": {"color": "black", "dash": "dot"}, "opacity": 0.15, "type": "circle", "x0": -0.8557, "x1": 0.8557, "y0": -0.8557, "y1": 0.8557}, {"line": {"color": "black", "dash": "dot"}, "opacity": 0.15, "type": "circle", "x0": -0.9108, "x1": 0.9108, "y0": -0.9108, "y1": 0.9108}, {"line": {"color": "black", "dash": "dot"}, "opacity": 0.15, "type": "circle", "x0": -0.9455, "x1": 0.9455, "y0": -0.9455, "y1": 0.9455}, {"line": {"color": "Black"}, "type": "circle", "x0": -1, "x1": 1, "xref": "x", "y0": -1, "y1": 1, "yref": "y"}, {"fillcolor": "Black", "line": {"color": "Black"}, "type": "circle", "x0": -0.005, "x1": 0.005, "xref": "x", "y0": -0.005, "y1": 0.005, "yref": "y"}], "title": {"text": "", "x": 0.5}, "xaxis": {"anchor": "y", "constrain": "domain", "domain": [0.2306, 0.7694], "range": [-1.1, 1.1], "title": {"text": "pm1"}, "type": "linear"}, "yaxis": {"anchor": "x", "autorange": true, "domain": [0, 1], "range": [-1.037, 1.046], "scaleanchor": "x", "scaleratio": 1, "title": {"text": "pm2"}, "type": "linear"}, "yaxis2": {"layer": "below traces", "matches": "y", "overlaying": "y"}}}
